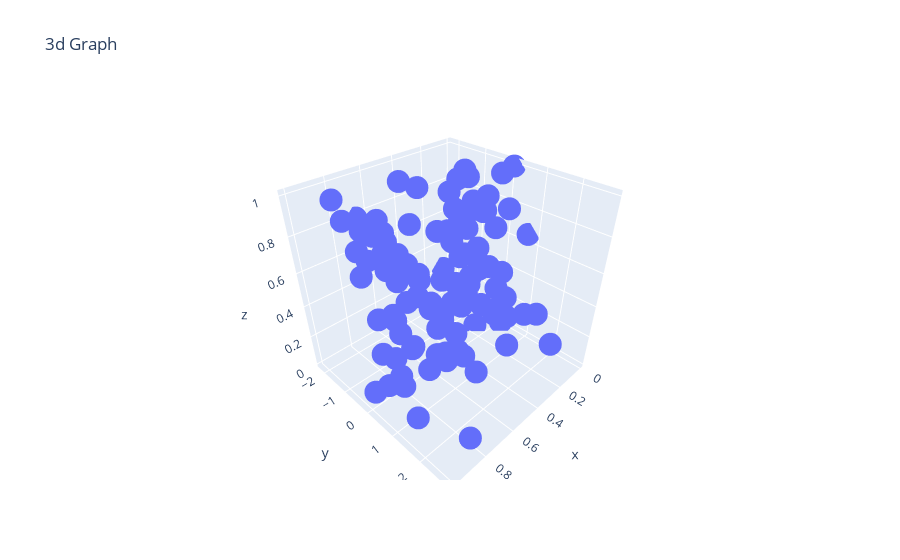

The notebook cell this image was saved under:
### Code cell
a= np.random.uniform(0,1,100)
b= np.random.randn(100)
c= np.random.uniform(0,1,100)
print(a.shape,b.shape,c.shape)
px.scatter_3d(
        x=a,
        y=b,
        z=c,
        title="3d Graph"
)
